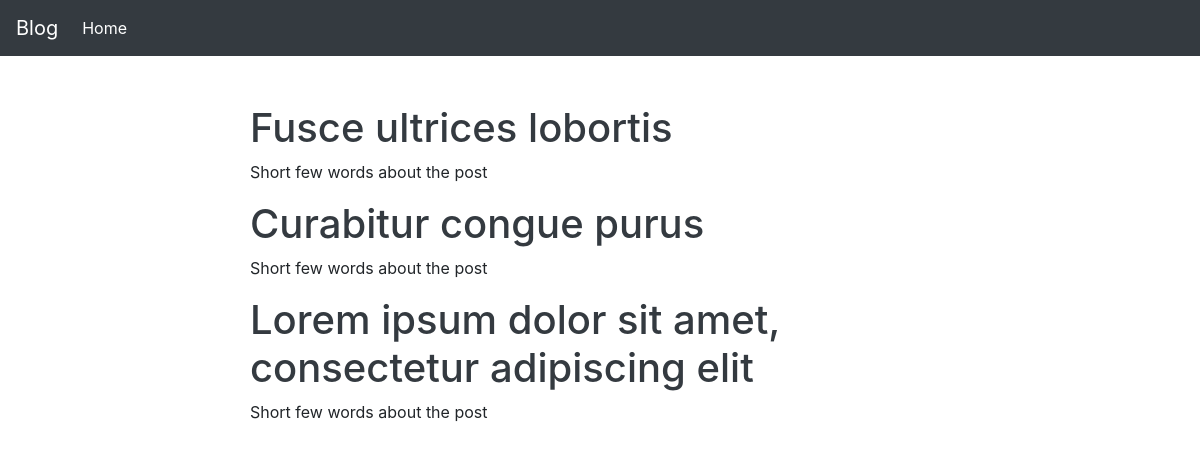
Screenshot of /blog/ with the database file from the repository.
### blog/models.py (models this page shows, shortened)
class Post (models.Model):
    class NewManager(models.Manager):
        def get_queryset(self):
            return super().get_queryset() .filter(status='published')
    options = (
    ('draft', 'Draft'),
    ('published', 'Published'),
    )
    title = models.CharField(max_length=250)
    excerpt = models.TextField(null=True)
    slug = models.SlugField(max_length=250, unique_for_date='publish')
    publish = models.DateTimeField(default=timezone.now)
    author = models.ForeignKey (User, on_delete=models.CASCADE, related_name='blog_posts')
    content = models.TextField()
    status = models.CharField(max_length=10, choices=options, default='draft')
    objects = models.Manager() #default manager
    newmanager = NewManager() #custom manager
    def get_absolute_url(self):
        return reverse('blog:post_single',args=[self.slug])
    class Meta:
        ordering = ('-publish',)

### blog/views.py (the view)
# urls.py: path('', views.home, name='homepage'),
def home(request):
    all_posts = Post.newmanager.all()
    return render(request, 'index.html', {'posts' : all_posts})

### blog/templates/index.html (shortened to what this page needs)
    {% extends "base.html" %}
    {% block content %}
    <div class="container">
      <div class="row justify-content-md-center">
      <div class="col-md-8 pt-5">
      {% for post in posts %}
        <div class="col-12"><h1>
          <a class="text-dark" href="{{post.get_absolute_url}}">{{post.title}}</a>
        </h1></div>
        <div class="col-12"><p>{{post.excerpt}}</p></div>
      {% endfor %}
      </div>
      </div>
    </div>
    {% endblock %}

### blog/templates/base.html (shortened to what this page needs)
<!doctype html>
<html lang="en">
  <head>
    <link rel="stylesheet" href="https://stackpath.bootstrapcdn.com/bootstrap/4.4.1/css/bootstrap.min.css">
  </head>
  <body>
    <nav class="navbar navbar-expand-lg navbar-dark bg-dark">
        <a class="navbar-brand" href="#">Blog</a>
        <div class="collapse navbar-collapse" id="navbarSupportedContent">
          <ul class="navbar-nav mr-auto">
            <li class="nav-item active">
              <a class="nav-link" href="http://127.0.0.1:8000/blog">Home <span class="sr-only">(current)</span></a>
            </li>
          </ul>
        </div>
      </nav>
      {% block content %}
      {% endblock %}
  </body>
</html>

### rows the page displays
Post: title "Fusce ultrices lobortis", excerpt "Short few words about the post"
Post: title "Curabitur congue purus", excerpt "Short few words about the post"
Post: title "Lorem ipsum dolor sit amet, consectetur adipiscing elit", excerpt "Short few words about the post"
